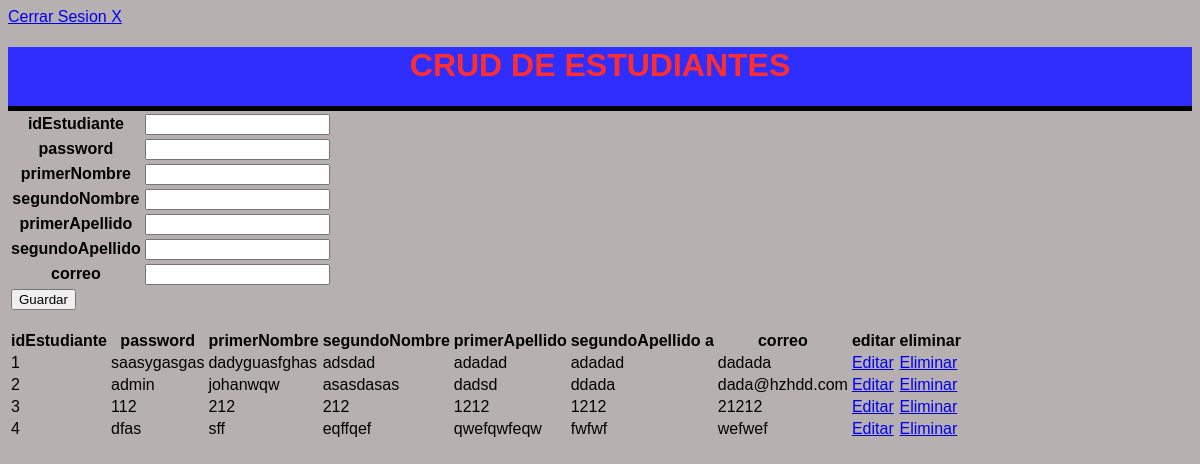
The app's page /a/index.estudiante.php (signed in) with its own data.
### tables this page shows
CREATE TABLE `estudiantes` (
  `idestudiantes` int(11) NOT NULL,
  `contrasena` varchar(11) NOT NULL,
  `primerNombre` varchar(45) NOT NULL,
  `segundoNombre` varchar(45) DEFAULT NULL,
  `primerApellido` varchar(45) NOT NULL,
  `segundoApellido` varchar(45) DEFAULT NULL,
  `correo` varchar(45) NOT NULL
);

### a/Estudiante.php (called while the page is built, shortened)
<?php
class Estudiante
{
    public function __GET($k){ return $this->$k; }
    public function __SET($k, $v){ return $this->$k = $v; }
}
?>

### a/EstudianteModel.php (called while the page is built, shortened)
<?php
class EstudianteModel
{
    private $pdo;
    public function __CONSTRUCT()
    {
        try
        {
            $this->pdo = new PDO('mysql:host=localhost;dbname=asistencia', 'root', '');
            $this->pdo->setAttribute(PDO::ATTR_ERRMODE, PDO::ERRMODE_EXCEPTION);
        }
        catch(Exception $e)
        {
            die($e->getMessage());
        }
    }
    public function Listar()
    {
        try
        {
            $result = array();
            $stm = $this->pdo->prepare("SELECT * FROM estudiantes" );
            $stm->execute();
            foreach($stm->fetchAll(PDO::FETCH_OBJ) as $r)
            {
                $alm = new Estudiante();
                $alm->__SET('idEstudiante', $r->idestudiantes);
                $alm->__SET('password', $r->contrasena);
                $alm->__SET('primerNombre', $r->primerNombre);
                $alm->__SET('segundoNombre', $r->segundoNombre);
                $alm->__SET('primerApellido', $r->primerApellido);
                $alm->__SET('segundoApellido', $r->segundoApellido);
                $alm->__SET('correo', $r->correo);
                $result[] = $alm;
            }
            return $result;
        }
        catch(Exception $e)
        {
            die($e->getMessage());
        }
    }
}
?>

### a/index.estudiante.php (the view, shortened to what this page needs)
<?php
if (isset($_SESSION['loggedin']) && $_SESSION['loggedin'] == true) {
require_once 'EstudianteModel.php';
require_once 'Estudiante.php';
$alm = new Estudiante();
$model = new EstudianteModel();
echo "<a  href=logout.php>Cerrar Sesion X </a>";
}
?>
<!DOCTYPE html>
<html lang="es">
    <head>
        <link rel="stylesheet" href="http://yui.yahooapis.com/pure/0.5.0/pure-min.css">
        <link rel="stylesheet" href="css/estilos.css">
    </head>
    <body class="body">
        <header>
            <h1>CRUD DE ESTUDIANTES</h1>
        </header>
        <div class="pure-g">
            <div class="pure-u-1-12">
                <form action="?action=<?php echo $alm->idEstudiante > 0 ? 'actualizar' : 'registrar'; ?>" method="post" class="pure-form pure-form-stacked" >
                    <table >
                        <tr>
                            <th >idEstudiante</th>
                            <td><input type="text" name="idEstudiante" value="<?php echo $alm->__GET('idEstudiante'); ?>"  /></td>
                        </tr>
                        <tr>
                            <th >password</th>
                            <td><input type="text" name="password" value="<?php echo $alm->__GET('password'); ?>"  /></td>
                        </tr>
                        <tr>
                            <th >primerNombre</th>
                            <td><input type="text" name="primerNombre" value="<?php echo $alm->__GET('primerNombre'); ?>"  /></td>
                        </tr>
                        <tr>
                            <th >segundoNombre</th>
                            <td><input type="text" name="segundoNombre" value="<?php echo $alm->__GET('segundoNombre'); ?>"  /></td>
                        </tr>
                        <tr>
                            <th >primerApellido</th>
                            <td><input type="text" name="primerApellido" value="<?php echo $alm->__GET('primerApellido'); ?>"  /></td>
                        </tr>
                        <tr>
                            <th >segundoApellido</th>
                            <td><input type="text" name="segundoApellido" value="<?php echo $alm->__GET('segundoApellido'); ?>"  /></td>
                        </tr>
                        <tr>
                            <th >correo</th>
                            <td><input type="text" name="correo" value="<?php echo $alm->__GET('correo'); ?>"  /></td>
                        </tr>
                        <tr>
                            <td colspan="2">
                                <button type="submit" class="pure-button pure-button-primary">Guardar</button>
                            </td>
                        </tr>
                    </table>
                </form>
                <table class="pure-table pure-table-horizontal">
                    <thead>
                        <tr>
                            <th >idEstudiante</th>
                            <th >password</th>
                            <th >primerNombre</th>
                            <th >segundoNombre</th>
                            <th>primerApellido</th>
                            <th>segundoApellido a</th>
                            <th>correo</th>
                            <th>editar</th>
                            <th>eliminar</th>
                        </tr>
                    </thead>
                    <?php foreach($model->Listar() as $r): ?>
                        <tr>
                            <td><?php echo $r->__GET('idEstudiante'); ?></td>
                            <td><?php echo $r->__GET('password'); ?></td>
                            <td><?php echo $r->__GET('primerNombre'); ?></td>
                            <td><?php echo $r->__GET('segundoNombre'); ?></td>
                            <td><?php echo $r->__GET('primerApellido'); ?></td>
                            <td><?php echo $r->__GET('segundoApellido'); ?></td>
                            <td><?php echo $r->__GET('correo'); ?></td>
                            <td>
                                <a href="?action=editar&idestudiante=<?php echo $r->idEstudiante; ?>">Editar</a>
                            </td>
                            <td>
                                <a href="?action=eliminar&idestudiante=<?php echo $r->idEstudiante; ?>">Eliminar</a>
                            </td>
                        </tr>
                    <?php endforeach; ?>
                </table>
            </div>
        </div>
    </body>
</html>

### a/css/estilos.css (style rules this page uses)
.body { background: #b7b0b0; font-size: 1em; font-family: arial; }
header { margin: 0; background: #2E2EFE; color:#FE2E2E; text-align: center; position: 1em 0; border-bottom: 5px solid #000; }

### records on screen
estudiantes: __GET "1", __GET "saasygasgas", __GET "dadyguasfghas", __GET "adsdad", __GET "adadad", __GET "dadada"
estudiantes: __GET "2", __GET "admin", __GET "johanwqw", __GET "asasdasas", __GET "dadsd", __GET "ddada", __GET "dada@hzhdd.com"
estudiantes: __GET "3", __GET "112", __GET "212", __GET "1212", __GET "21212"
estudiantes: __GET "4", __GET "dfas", __GET "sff", __GET "eqffqef", __GET "qwefqwfeqw", __GET "fwfwf", __GET "wefwef"
